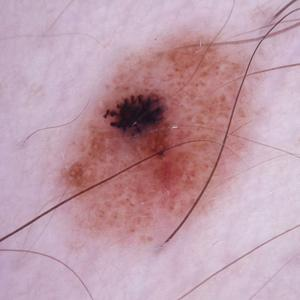
#> input picture uploads/d59716c6-b83a-43ce-9bd2-e5c72371c9cd_melanoma_5145.jpg, 300 x 300 px
$ python -i main.py   (imports and definitions only)   (older library calls are emulated)
#> lines starting #> are read from the running program, lines starting #| are printed output that depends on the picture; after the words box and inside, x2 and y2 are one past the last pixel; in counts of white or black regions, pixels touching at a corner belong together
#> in process_image, image is the input picture: shape (300, 300, 3); mean B, G, R 168.4, 155.3, 190.6
from fastapi import FastAPI, File, UploadFile
from fastapi.responses import JSONResponse
from fastapi.staticfiles import StaticFiles
from fastapi.responses import FileResponse
import os
import cv2
import numpy as np
from matplotlib import pyplot as plt
import base64
import cv2
from skimage.metrics import structural_similarity as compare_ssim
from io import BytesIO
from PIL import Image
import uuid

# [1 line not run here, left out]

UPLOAD_DIR = "./uploads"
ANNOTATED_DIR = "./annotated"
# [2 lines not run here, left out]

def segment_lesion(image):
    # Convert to grayscale and apply thresholding
    gray = cv2.cvtColor(image, cv2.COLOR_BGR2GRAY)
    _, thresh = cv2.threshold(gray, 120, 255, cv2.THRESH_BINARY_INV + cv2.THRESH_OTSU)
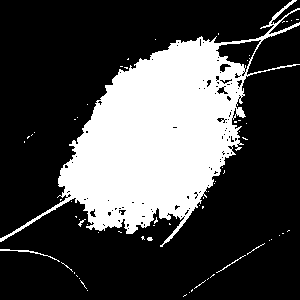
#> thresh: shape (300, 300); 27.7% white; 65 white regions (60 under 20 px), largest, box (x1, y1, x2, y2) and area: (0, 0, 300, 247) 24570, (0, 249, 60, 262) 94, (216, 255, 246, 273) 40, (247, 243, 265, 255) 22, (78, 219, 86, 227) 20

    # Create a mask for GrabCut
    mask = np.zeros(image.shape[:2], np.uint8)
    mask[thresh == 255] = cv2.GC_FGD  # Foreground
    mask[thresh == 0] = cv2.GC_BGD    # Background

    # Initialize background and foreground models
    bgd_model = np.zeros((1, 65), np.float64)
    fgd_model = np.zeros((1, 65), np.float64)

    # Apply GrabCut with the mask
    cv2.grabCut(image, mask, None, bgd_model, fgd_model, 5, cv2.GC_INIT_WITH_MASK)

    # Extract the segmented region
    final_mask = np.where((mask == 2) | (mask == 0), 0, 1).astype('uint8')
    segmented_image = image * final_mask[:, :, np.newaxis]
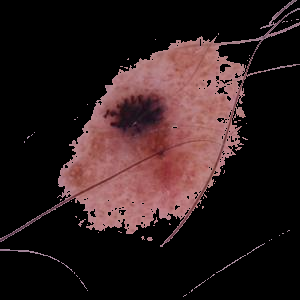
#> segmented_image: shape (300, 300, 3); mean B, G, R 28.6, 28.1, 44.4

    return segmented_image, final_mask

def process_image(image_path):
    # Load the image
    image = cv2.imread(image_path)
    if image is None:
        raise FileNotFoundError(f"Error: Cannot load image at {image_path}. Check the file path or integrity.")
    image_rgb = cv2.cvtColor(image, cv2.COLOR_BGR2RGB)

    # Segment the lesion
    segmented_image, final_mask = segment_lesion(image)
#> final_mask: shape (300, 300); values 0 (black) and 1 (white), 27.7% white; 65 white regions (60 under 20 px)

    # Find contours
    contours, _ = cv2.findContours(final_mask, cv2.RETR_EXTERNAL, cv2.CHAIN_APPROX_SIMPLE)
#> contours = 63 contours, 61 with area under 20; largest, box (x1, y1, x2, y2) and area: (0, 0, 300, 247) 24998, (0, 249, 60, 262) 34

    # Find the image center
    image_center = (image.shape[1] // 2, image.shape[0] // 2)  # (cx, cy)
#> image_center = (150, 150)

    # Initialize variables to store the closest contour
    closest_contour = None
    min_distance = float('inf')

    # Iterate through all contours
    for contour in contours:
        # Calculate the centroid of the contour
        moments = cv2.moments(contour)
        if moments["m00"] != 0:  # Avoid division by zero
            cx_contour = int(moments["m10"] / moments["m00"])
            cy_contour = int(moments["m01"] / moments["m00"])
            # Calculate distance to the image center
            distance = np.sqrt((cx_contour - image_center[0]) ** 2 + (cy_contour - image_center[1]) ** 2)
            # Update the closest contour if this distance is smaller
            if distance < min_distance:
                min_distance = distance
                closest_contour = contour
#> this loop made 63 passes
#> (cx_contour, cy_contour, distance, min_distance, closest_contour) on passes 4, 27: (191, 290, 145.9, 145.9, [[192, 289], [191, 290], [191, 291], [192, 290]]), (169, 223, 75.43, 75.43, [[169, 223], [169, 224], [170, 224]])
#> (cx_contour, cy_contour, distance, min_distance) on passes 5, 10, 13, 18, 19, 30: (197, 285, 142.9, 142.9), (213, 274, 139.1, 139.1), (230, 263, 138.5, 138.5), (149, 238, 88.01, 88.01), (142, 237, 87.37, 87.37), (155, 220, 70.18, 70.18)
#> after the loop, closest_contour = contour of 916 points, box (x1, y1, x2, y2) (0, 0, 300, 247), area 24998; min_distance = 19.24

    # Proceed if we found a valid contour
    if closest_contour is not None:
        # Compute bounding box and metrics for the closest contour
        x, y, w, h = cv2.boundingRect(closest_contour)
#> x = 0; y = 0; w = 300; h = 247
        contour_area = cv2.contourArea(closest_contour)
#> contour_area = 24998.5
        bounding_area = w * h
#> bounding_area = 74100
        irregularity = contour_area / bounding_area
#> irregularity = 0.337
        perimeter = cv2.arcLength(closest_contour, True)
#> perimeter = 1744.4
        circularity = (4 * np.pi * contour_area) / (perimeter ** 2)
#> circularity = 0.103

        # Annotate the image
        annotated_image = image_rgb.copy()
        cv2.drawContours(annotated_image, [closest_contour], -1, (0, 255, 0), 2)  # Green contour
        cv2.rectangle(annotated_image, (x, y), (x + w, y + h), (255, 0, 0), 2)  # Red bounding box
        font_scale = 0.5
        font_thickness = 1
        cv2.putText(annotated_image, f"Irregularity: {irregularity:.2f}", (10, 30),
                    cv2.FONT_HERSHEY_SIMPLEX, font_scale, (255, 255, 255), font_thickness)
        cv2.putText(annotated_image, f"Circularity: {circularity:.2f}", (10, 50),
                    cv2.FONT_HERSHEY_SIMPLEX, font_scale, (255, 255, 255), font_thickness)

        # Return processed data
        return image_rgb, segmented_image, final_mask, annotated_image
    else:
        raise ValueError("No valid contour found near the center.")

# [83 lines left out: function analyze_symmetry_major_axis, not called in this run]

def analyze_symmetry_updated(image_path):
    # Step 1: Process the image and get the closest contour
    image_rgb, segmented_image, final_mask, annotated_image = process_image(image_path)
    contours, _ = cv2.findContours(final_mask, cv2.RETR_EXTERNAL, cv2.CHAIN_APPROX_SIMPLE)

    # Get the closest contour
    closest_contour = None
    image_center = (image_rgb.shape[1] // 2, image_rgb.shape[0] // 2)
#> image_center = (150, 150)
    min_distance = float('inf')

    for contour in contours:
        moments = cv2.moments(contour)
        if moments["m00"] != 0:
            cx_contour = int(moments["m10"] / moments["m00"])
            cy_contour = int(moments["m01"] / moments["m00"])
            distance = np.sqrt((cx_contour - image_center[0]) ** 2 + (cy_contour - image_center[1]) ** 2)
            if distance < min_distance:
                min_distance = distance
                closest_contour = contour
#> after the loop, min_distance = 19.24

    if closest_contour is None:
        raise ValueError("No valid contour found near the center.")

    # Step 2: Create a mask for the closest contour
    mask = np.zeros_like(final_mask)
    cv2.drawContours(mask, [closest_contour], -1, 255, thickness=cv2.FILLED)
#> mask: shape (300, 300); 28.6% white; 1 white region, box (x1, y1, x2, y2) and area: (0, 0, 300, 247) 25729

    # Step 3: Extract the contour's bounding box and crop
    x, y, w, h = cv2.boundingRect(closest_contour)
#> x = 0; y = 0; w = 300; h = 247
    cropped_mask = mask[y:y + h, x:x + w]
    cropped_lesion = image_rgb[y:y + h, x:x + w] * (cropped_mask[:, :, np.newaxis] > 0)
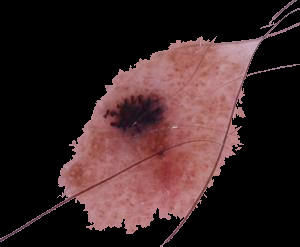
#> cropped_lesion: shape (247, 300, 3); mean R, G, B 56.1, 35.7, 36.3

    # Step 4: Calculate the lesion's centroid and divide
    moments = cv2.moments(closest_contour)
#> moments = moments, m00 24998.5, centre m10/m00, m01/m00 = (159.8, 133.9)
    cx = int(moments["m10"] / moments["m00"]) - x
#> cx = 159
    mid_point = cx
#> mid_point = 159

    # Divide into left and right halves
    left_half = cropped_lesion[:, :mid_point]
    right_half = cropped_lesion[:, mid_point:]
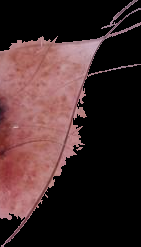
#> right_half: shape (247, 141, 3); mean R, G, B 65.5, 42.4, 42.7

    # Flip the right half horizontally
    flipped_right_half = np.flip(right_half, axis=1)
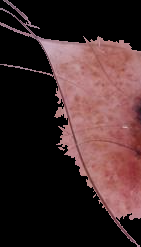
#> flipped_right_half: shape (247, 141, 3); mean R, G, B 65.5, 42.4, 42.7

    # Step 5: Pad the smaller half to match dimensions
    min_rows = min(left_half.shape[0], flipped_right_half.shape[0])
#> min_rows = 247
    max_cols = max(left_half.shape[1], flipped_right_half.shape[1])
#> max_cols = 159

    padded_left = np.zeros((min_rows, max_cols, 3), dtype=left_half.dtype)
    padded_right = np.zeros((min_rows, max_cols, 3), dtype=flipped_right_half.dtype)

    padded_left[:left_half.shape[0], :left_half.shape[1], :] = left_half
    padded_right[:flipped_right_half.shape[0], :flipped_right_half.shape[1], :] = flipped_right_half
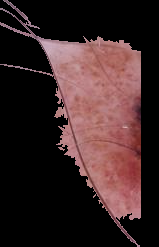
#> padded_right: shape (247, 159, 3); mean R, G, B 58.1, 37.6, 37.9

    # Step 6: Compute SSIM
    ssim, _ = compare_ssim(padded_left, padded_right, full=True, multichannel=True, win_size=3)
#> ssim = 0.573

    # Step 7: Save visualizations
    def save_image(image, name):
        file_path = os.path.join(ANNOTATED_DIR, name)
        cv2.imwrite(file_path, cv2.cvtColor(image, cv2.COLOR_RGB2BGR))
        return file_path

    left_half_path = save_image(padded_left, f"left_half_{os.path.basename(image_path)}")
    flipped_right_half_path = save_image(padded_right, f"flipped_right_half_{os.path.basename(image_path)}")

    # Normalize SSIM difference map
    ssim_diff = np.abs(padded_left.astype(float) - padded_right.astype(float))
    ssim_diff = (ssim_diff - ssim_diff.min()) / (ssim_diff.max() - ssim_diff.min())  # Normalize to [0, 1]
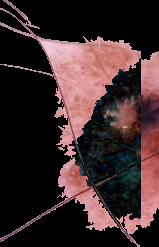
#> ssim_diff: shape (247, 159, 3) float64; mean R, G, B 0.239, 0.165, 0.169
    ssim_diff = (ssim_diff * 255).astype(np.uint8)  # Scale to [0, 255] for saving

    # Save SSIM difference map
    diff_path = os.path.join(ANNOTATED_DIR, f"ssim_diff_{os.path.basename(image_path)}")
    cv2.imwrite(diff_path, ssim_diff)

    # Return results
    return {
        "ssim_score": ssim,
        "left_half_path": left_half_path,
        "flipped_right_half_path": flipped_right_half_path,
        "ssim_diff_path": diff_path
    }

# [110 lines left out: functions analyze_border_and_circularity, analyze_evolution, not called in this run]

# [54 lines not run here, left out]

>>> result = analyze_symmetry_updated('uploads/d59716c6-b83a-43ce-9bd2-e5c72371c9cd_melanoma_5145.jpg')
#> result = 4 items
